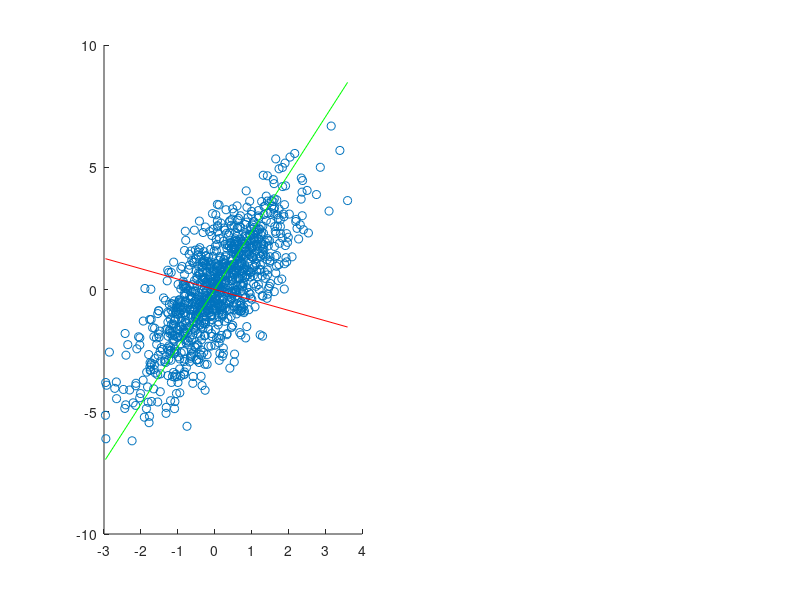

MATLAB code to generate this figure: (Note: this script raises an error after producing the figure.)
clc
clear

N = 1000;
MU = [0,0];
SIGMA = [1 1.5;1.5 4];
X = mvnrnd(MU,SIGMA,N);

var11 = var(X(:,1));
var12 = var(X(:,2));

[U1,V1] = eig(X'*X);

t = [min(X(:,1)) max(X(:,1))];
v11 = -U1(1,1)*t/U1(2,1);
v12 = -U1(1,2)*t/U1(2,2);

X_prj = X*U1;
var21 = var(X_prj(:,1));
var22 = var(X_prj(:,2));

[U2,V2] = eig(X_prj'*X_prj);

v21 = -U2(1,1)*t/U2(2,1);
v22 = -U2(1,2)*t/U2(2,2);

figure;
subplot(121);
hold on;
scatter(X(:,1),X(:,2));
plot(t, v11, 'g-');
plot(t, v12, 'r-');
error_ellipse(cov(X),mean(X));
axis([-6 6 -6 6]);
subplot(122);
hold on;
scatter(X_prj(:,1),X_prj(:,2));
plot(t, v21, 'g-');
plot(t, v22, 'r-');
error_ellipse(cov(X_prj),mean(X_prj));
axis([-6 6 -6 6]);
